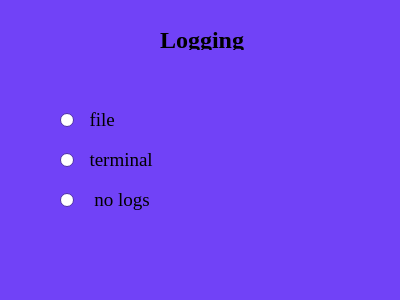
<?xml version="1.0" encoding="UTF-8"?>
<ui version="4.0">
 <class>logWindow</class>
 <widget class="QDialog" name="logWindow">
  <property name="geometry">
   <rect>
    <x>0</x>
    <y>0</y>
    <width>400</width>
    <height>300</height>
   </rect>
  </property>
  <property name="palette">
   <palette>
    <active>
     <colorrole role="WindowText">
      <brush brushstyle="SolidPattern">
       <color alpha="255">
        <red>0</red>
        <green>0</green>
        <blue>0</blue>
       </color>
      </brush>
     </colorrole>
     <colorrole role="Button">
      <brush brushstyle="SolidPattern">
       <color alpha="255">
        <red>221</red>
        <green>195</green>
        <blue>239</blue>
       </color>
      </brush>
     </colorrole>
     <colorrole role="Light">
      <brush brushstyle="SolidPattern">
       <color alpha="255">
        <red>202</red>
        <green>183</green>
        <blue>255</blue>
       </color>
      </brush>
     </colorrole>
     <colorrole role="Midlight">
      <brush brushstyle="SolidPattern">
       <color alpha="255">
        <red>157</red>
        <green>124</green>
        <blue>251</blue>
       </color>
      </brush>
     </colorrole>
     <colorrole role="Dark">
      <brush brushstyle="SolidPattern">
       <color alpha="255">
        <red>56</red>
        <green>33</green>
        <blue>123</blue>
       </color>
      </brush>
     </colorrole>
     <colorrole role="Mid">
      <brush brushstyle="SolidPattern">
       <color alpha="255">
        <red>75</red>
        <green>44</green>
        <blue>164</blue>
       </color>
      </brush>
     </colorrole>
     <colorrole role="Text">
      <brush brushstyle="SolidPattern">
       <color alpha="255">
        <red>0</red>
        <green>0</green>
        <blue>0</blue>
       </color>
      </brush>
     </colorrole>
     <colorrole role="BrightText">
      <brush brushstyle="SolidPattern">
       <color alpha="255">
        <red>255</red>
        <green>255</green>
        <blue>255</blue>
       </color>
      </brush>
     </colorrole>
     <colorrole role="ButtonText">
      <brush brushstyle="SolidPattern">
       <color alpha="255">
        <red>0</red>
        <green>0</green>
        <blue>0</blue>
       </color>
      </brush>
     </colorrole>
     <colorrole role="Base">
      <brush brushstyle="SolidPattern">
       <color alpha="255">
        <red>255</red>
        <green>255</green>
        <blue>255</blue>
       </color>
      </brush>
     </colorrole>
     <colorrole role="Window">
      <brush brushstyle="SolidPattern">
       <color alpha="255">
        <red>113</red>
        <green>66</green>
        <blue>247</blue>
       </color>
      </brush>
     </colorrole>
     <colorrole role="Shadow">
      <brush brushstyle="SolidPattern">
       <color alpha="255">
        <red>0</red>
        <green>0</green>
        <blue>0</blue>
       </color>
      </brush>
     </colorrole>
     <colorrole role="AlternateBase">
      <brush brushstyle="SolidPattern">
       <color alpha="255">
        <red>184</red>
        <green>160</green>
        <blue>251</blue>
       </color>
      </brush>
     </colorrole>
     <colorrole role="ToolTipBase">
      <brush brushstyle="SolidPattern">
       <color alpha="255">
        <red>255</red>
        <green>255</green>
        <blue>220</blue>
       </color>
      </brush>
     </colorrole>
     <colorrole role="ToolTipText">
      <brush brushstyle="SolidPattern">
       <color alpha="255">
        <red>0</red>
        <green>0</green>
        <blue>0</blue>
       </color>
      </brush>
     </colorrole>
     <colorrole role="PlaceholderText">
      <brush brushstyle="SolidPattern">
       <color alpha="128">
        <red>0</red>
        <green>0</green>
        <blue>0</blue>
       </color>
      </brush>
     </colorrole>
    </active>
    <inactive>
     <colorrole role="WindowText">
      <brush brushstyle="SolidPattern">
       <color alpha="255">
        <red>0</red>
        <green>0</green>
        <blue>0</blue>
       </color>
      </brush>
     </colorrole>
     <colorrole role="Button">
      <brush brushstyle="SolidPattern">
       <color alpha="255">
        <red>221</red>
        <green>195</green>
        <blue>239</blue>
       </color>
      </brush>
     </colorrole>
     <colorrole role="Light">
      <brush brushstyle="SolidPattern">
       <color alpha="255">
        <red>202</red>
        <green>183</green>
        <blue>255</blue>
       </color>
      </brush>
     </colorrole>
     <colorrole role="Midlight">
      <brush brushstyle="SolidPattern">
       <color alpha="255">
        <red>157</red>
        <green>124</green>
        <blue>251</blue>
       </color>
      </brush>
     </colorrole>
     <colorrole role="Dark">
      <brush brushstyle="SolidPattern">
       <color alpha="255">
        <red>56</red>
        <green>33</green>
        <blue>123</blue>
       </color>
      </brush>
     </colorrole>
     <colorrole role="Mid">
      <brush brushstyle="SolidPattern">
       <color alpha="255">
        <red>75</red>
        <green>44</green>
        <blue>164</blue>
       </color>
      </brush>
     </colorrole>
     <colorrole role="Text">
      <brush brushstyle="SolidPattern">
       <color alpha="255">
        <red>0</red>
        <green>0</green>
        <blue>0</blue>
       </color>
      </brush>
     </colorrole>
     <colorrole role="BrightText">
      <brush brushstyle="SolidPattern">
       <color alpha="255">
        <red>255</red>
        <green>255</green>
        <blue>255</blue>
       </color>
      </brush>
     </colorrole>
     <colorrole role="ButtonText">
      <brush brushstyle="SolidPattern">
       <color alpha="255">
        <red>0</red>
        <green>0</green>
        <blue>0</blue>
       </color>
      </brush>
     </colorrole>
     <colorrole role="Base">
      <brush brushstyle="SolidPattern">
       <color alpha="255">
        <red>255</red>
        <green>255</green>
        <blue>255</blue>
       </color>
      </brush>
     </colorrole>
     <colorrole role="Window">
      <brush brushstyle="SolidPattern">
       <color alpha="255">
        <red>113</red>
        <green>66</green>
        <blue>247</blue>
       </color>
      </brush>
     </colorrole>
     <colorrole role="Shadow">
      <brush brushstyle="SolidPattern">
       <color alpha="255">
        <red>0</red>
        <green>0</green>
        <blue>0</blue>
       </color>
      </brush>
     </colorrole>
     <colorrole role="AlternateBase">
      <brush brushstyle="SolidPattern">
       <color alpha="255">
        <red>184</red>
        <green>160</green>
        <blue>251</blue>
       </color>
      </brush>
     </colorrole>
     <colorrole role="ToolTipBase">
      <brush brushstyle="SolidPattern">
       <color alpha="255">
        <red>255</red>
        <green>255</green>
        <blue>220</blue>
       </color>
      </brush>
     </colorrole>
     <colorrole role="ToolTipText">
      <brush brushstyle="SolidPattern">
       <color alpha="255">
        <red>0</red>
        <green>0</green>
        <blue>0</blue>
       </color>
      </brush>
     </colorrole>
     <colorrole role="PlaceholderText">
      <brush brushstyle="SolidPattern">
       <color alpha="128">
        <red>0</red>
        <green>0</green>
        <blue>0</blue>
       </color>
      </brush>
     </colorrole>
    </inactive>
    <disabled>
     <colorrole role="WindowText">
      <brush brushstyle="SolidPattern">
       <color alpha="255">
        <red>56</red>
        <green>33</green>
        <blue>123</blue>
       </color>
      </brush>
     </colorrole>
     <colorrole role="Button">
      <brush brushstyle="SolidPattern">
       <color alpha="255">
        <red>221</red>
        <green>195</green>
        <blue>239</blue>
       </color>
      </brush>
     </colorrole>
     <colorrole role="Light">
      <brush brushstyle="SolidPattern">
       <color alpha="255">
        <red>202</red>
        <green>183</green>
        <blue>255</blue>
       </color>
      </brush>
     </colorrole>
     <colorrole role="Midlight">
      <brush brushstyle="SolidPattern">
       <color alpha="255">
        <red>157</red>
        <green>124</green>
        <blue>251</blue>
       </color>
      </brush>
     </colorrole>
     <colorrole role="Dark">
      <brush brushstyle="SolidPattern">
       <color alpha="255">
        <red>56</red>
        <green>33</green>
        <blue>123</blue>
       </color>
      </brush>
     </colorrole>
     <colorrole role="Mid">
      <brush brushstyle="SolidPattern">
       <color alpha="255">
        <red>75</red>
        <green>44</green>
        <blue>164</blue>
       </color>
      </brush>
     </colorrole>
     <colorrole role="Text">
      <brush brushstyle="SolidPattern">
       <color alpha="255">
        <red>56</red>
        <green>33</green>
        <blue>123</blue>
       </color>
      </brush>
     </colorrole>
     <colorrole role="BrightText">
      <brush brushstyle="SolidPattern">
       <color alpha="255">
        <red>255</red>
        <green>255</green>
        <blue>255</blue>
       </color>
      </brush>
     </colorrole>
     <colorrole role="ButtonText">
      <brush brushstyle="SolidPattern">
       <color alpha="255">
        <red>56</red>
        <green>33</green>
        <blue>123</blue>
       </color>
      </brush>
     </colorrole>
     <colorrole role="Base">
      <brush brushstyle="SolidPattern">
       <color alpha="255">
        <red>113</red>
        <green>66</green>
        <blue>247</blue>
       </color>
      </brush>
     </colorrole>
     <colorrole role="Window">
      <brush brushstyle="SolidPattern">
       <color alpha="255">
        <red>113</red>
        <green>66</green>
        <blue>247</blue>
       </color>
      </brush>
     </colorrole>
     <colorrole role="Shadow">
      <brush brushstyle="SolidPattern">
       <color alpha="255">
        <red>0</red>
        <green>0</green>
        <blue>0</blue>
       </color>
      </brush>
     </colorrole>
     <colorrole role="AlternateBase">
      <brush brushstyle="SolidPattern">
       <color alpha="255">
        <red>113</red>
        <green>66</green>
        <blue>247</blue>
       </color>
      </brush>
     </colorrole>
     <colorrole role="ToolTipBase">
      <brush brushstyle="SolidPattern">
       <color alpha="255">
        <red>255</red>
        <green>255</green>
        <blue>220</blue>
       </color>
      </brush>
     </colorrole>
     <colorrole role="ToolTipText">
      <brush brushstyle="SolidPattern">
       <color alpha="255">
        <red>0</red>
        <green>0</green>
        <blue>0</blue>
       </color>
      </brush>
     </colorrole>
     <colorrole role="PlaceholderText">
      <brush brushstyle="SolidPattern">
       <color alpha="128">
        <red>0</red>
        <green>0</green>
        <blue>0</blue>
       </color>
      </brush>
     </colorrole>
    </disabled>
   </palette>
  </property>
  <property name="windowTitle">
   <string>Log settings</string>
  </property>
  <widget class="QRadioButton" name="radioButton">
   <property name="geometry">
    <rect>
     <x>60</x>
     <y>110</y>
     <width>100</width>
     <height>20</height>
    </rect>
   </property>
   <property name="font">
    <font>
     <family>Times New Roman</family>
     <pointsize>14</pointsize>
    </font>
   </property>
   <property name="text">
    <string>  file</string>
   </property>
  </widget>
  <widget class="QRadioButton" name="radioButton_2">
   <property name="geometry">
    <rect>
     <x>60</x>
     <y>150</y>
     <width>100</width>
     <height>20</height>
    </rect>
   </property>
   <property name="font">
    <font>
     <family>Times New Roman</family>
     <pointsize>14</pointsize>
    </font>
   </property>
   <property name="text">
    <string>  terminal</string>
   </property>
  </widget>
  <widget class="QRadioButton" name="radioButton_3">
   <property name="geometry">
    <rect>
     <x>60</x>
     <y>190</y>
     <width>100</width>
     <height>20</height>
    </rect>
   </property>
   <property name="font">
    <font>
     <family>Times New Roman</family>
     <pointsize>14</pointsize>
    </font>
   </property>
   <property name="text">
    <string>   no logs</string>
   </property>
  </widget>
  <widget class="QLabel" name="label">
   <property name="geometry">
    <rect>
     <x>160</x>
     <y>30</y>
     <width>91</width>
     <height>20</height>
    </rect>
   </property>
   <property name="font">
    <font>
     <family>Times New Roman</family>
     <pointsize>18</pointsize>
     <weight>75</weight>
     <bold>true</bold>
    </font>
   </property>
   <property name="text">
    <string>Logging</string>
   </property>
  </widget>
 </widget>
 <resources/>
 <connections/>
</ui>
